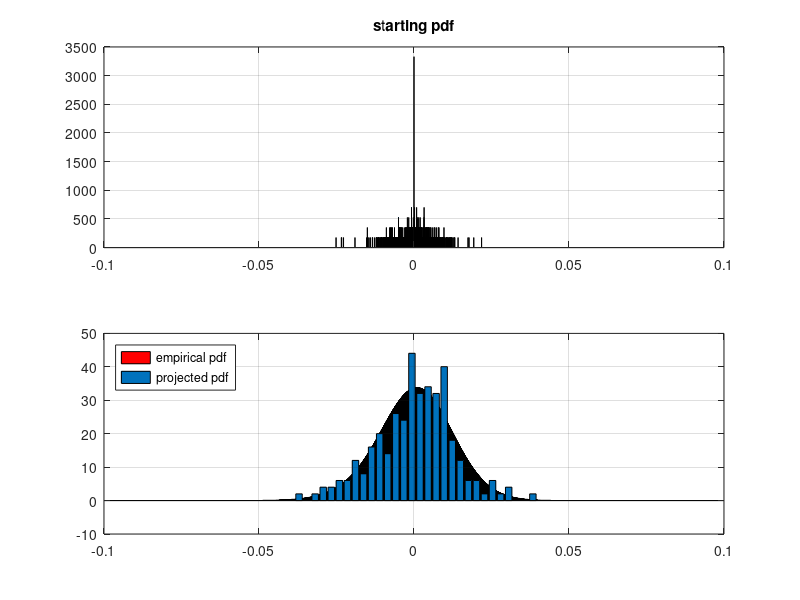
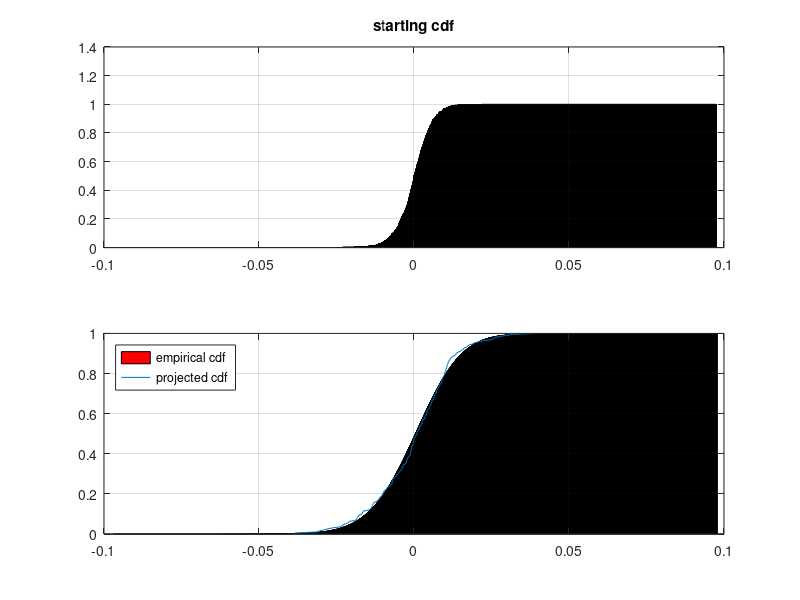

MATLAB code for these plots, in order:
% this script performs the horizon projection of an invariant whose
% fully generic distribution is represented in terms of simulations/historical realizations
% see "Risk and Asset Allocation"-Springer (2005), by A. Meucci
% a detailed proof of the steps below can be found 
% at www.symmys.com > Book > Dowloads > Technical Appendices > Ch 3.7 "Numerical Market Projection"

clc; close all; clear;
%%%%%%%%%%%%%%%%%%%%%%%%%%%%%%%%%%%%%%%%%%%%%%%%%%%%%%%%%%%%%%%%%%%%%%%%%%%%%%%%%%%%%%%%%%%%%%%%%%%%%%%%%%%%%%%
T=5; % days to the investment horizon 

N=2^15; % coarseness level
%%%%%%%%%%%%%%%%%%%%%%%%%%%%%%%%%%%%%%%%%%%%%%%%%%%%%%%%%%%%%%%%%%%%%%%%%%%%%%%%%%%%%%%%%%%%%%%%%%%%%%%%%%%%%%%%
% input distribution: choose among
% Spot_USD_CHF Spot_USD_EUR Spot_USD_JPY
% USD_SWAP_2Y_rate USD_SWAP_5Y_rate USD_SWAP_10Y_rate

load('Spot_USD_JPY');
% 1-day empirical observations 
X = log(XX(2:end))-log(XX(1:end-1)); 

% T-day empirical observations 
XXX = XX(1:T:end);
X_empT = log(XXX(2:end))-log(XXX(1:end-1)); 

NumSimul=length(X);
%%%%%%%%%%%%%%%%%%%%%%%%%%%%%%%%%%%%%%%%%%%%%%%%%%%%%%%%%%%%%%%%%%%%%%%%%%%%%%%%%%%%%%%%%%%%%%%%%%%%%%%%%%%%%%%%
% standardize distribution
m=mean(X);
s=std(X);
Y=(X-m)/s;

% discretized initial pdf (standardized)
a=-norminv(10^(-15),0,sqrt(T));
h=2*a/N;
Xi=[-a+h : h : a]';
x=Xi+h/2;   

NumPerBin=hist(Y,x);
f = 1/h * NumPerBin'/NumSimul;
f(N) = 1/h * (   NumSimul-sum(NumPerBin(1:end-1))   )/NumSimul;

% discretized characteristic function
Phi=fft(f);                     

% projection of discretized characteristic function
Signs=(-1).^([0:N-1]'*(T-1));   
Phi_T=h^(T-1)*Signs.*(Phi.^T);

% horizon discretized pdf (standardized)
f_T=ifft(Phi_T);

%%%%%%%%%%%%%%%%%%%%%%%%%%%%%%%%%%%%%%%%%%%%%%%%%%%%%%%%%%%%%%%%%%%%%%%%%%%%%%%%%%%%%%%%%%%%%%%%%%%%%%%%%%%%
% non-standardized initial pdf 
X_Start=m+s*Xi;
f_Start=f/s;
F_Start=h*cumsum(f_Start*s);

% non-standardized horizon pdf and cdf
x_Hor=m*T+s*Xi;
f_Hor=f_T/s;
F_Hor=h*cumsum(f_Hor*s);

%%%%%%%%%%%%%%%%%%%%%%%%%%%%%%%%%%%%%%%%%%%%%%%%%%%%%%%%%%%%%%%%%%%%%%%%%%%%%%%%%%%%%%%%%%%%%%%%%%%%%%%%%%%%
% plots
%%%%%%%%%%%%%%%%%%%%%%%%%%%%%%%%%%%%%%%%%%%%%%%%%%%%%%%%%%%%%%%%%%%%%%%%%%%%%%%%%%%%%%%%%%%%%%%%%%%%%%%%%%%%
figure

subplot(2,1,1)
u=bar(X_Start,f_Start);
grid on
title('starting pdf')

subplot(2,1,2)
u=bar(x_Hor,f_Hor,'r');
hold on
[zz,x_empT]=hist(X_empT,30);
NobsT=length(X_empT);
hT=x_empT(2)-x_empT(1);
f_empT=zz/(hT*NobsT);
%f_empT=zz/(hT*sum(zz));
u=bar(x_empT,f_empT);
grid on 
legend('empirical pdf','projected pdf','location','northwest')


figure

subplot(2,1,1)
u=bar(X_Start,F_Start);
grid on
title('starting cdf')

subplot(2,1,2)
u=bar(x_Hor,F_Hor,'r');
[F_empT,x_empT]=ecdf(X_empT);
hold on
u=plot(x_empT,F_empT);
grid on 
legend('empirical cdf','projected cdf','location','northwest')
